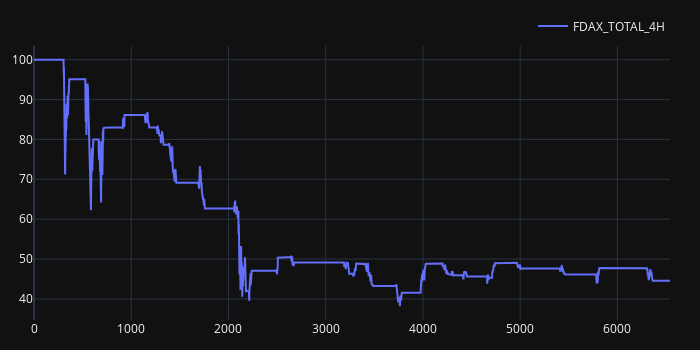

Write notebook code for a chart like this one.
### Code cell
strat = Strategie(data,'240m',tickers)
strat.backtest(0,0)

### Figure 1 — Plotly figure (JSON) as saved in the notebook; plotly's stock layout.template omitted (floating-point values rounded to 4 significant figures; data arrays with more than 128 entries replaced by an {"elided": "..."} marker saying what was removed)
{"data": [{"name": "FDAX_TOTAL_4H", "showlegend": true, "type": "scatter", "uid": "2afa3355-3e4b-46e8-b42c-d6d0f1e14efa", "x": {"elided": "6542 int values"}, "y": {"elided": "6542 float values"}}], "layout": {"height": 350, "legend": {"orientation": "h", "traceorder": "normal", "x": 1, "xanchor": "right", "y": 1.02, "yanchor": "bottom"}, "margin": {"b": 30, "l": 30, "r": 30, "t": 30}, "width": 700}}
